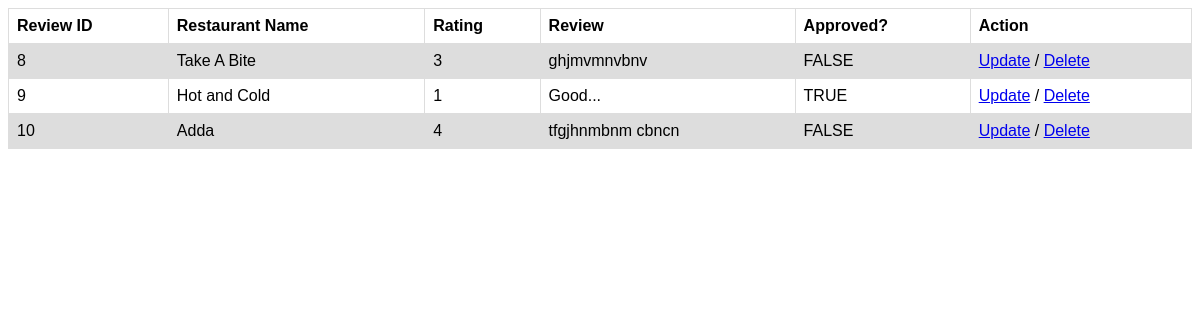
/restaurant_r.php (signed in), run on the app's committed database.
### tables this page shows
CREATE TABLE `r_review` (
  `reviewID` int(11) NOT NULL,
  `rid` int(11) NOT NULL,
  `addedBy` varchar(50) NOT NULL,
  `rating` int(11) NOT NULL,
  `review` text NOT NULL,
  `approval` varchar(7) NOT NULL
);

CREATE TABLE `restaurant` (
  `rid` int(10) NOT NULL,
  `name` varchar(100) NOT NULL,
  `area` varchar(50) NOT NULL,
  `address` text NOT NULL,
  `addedBy` varchar(50) NOT NULL,
  `approval` varchar(7) NOT NULL
);

### session.php (called while the page is built, shortened)
<?php
   require 'db_connection.php';
   $user_check = $_SESSION['email'];
   $ses_sql = mysqli_query($conn,"select * from user where email = '$user_check' ");
   $row = mysqli_fetch_array($ses_sql);
   $login_email = $row['email'];
   $usertype = $row['usertype'];
?>

### restaurant_r.php (the view, shortened to what this page needs)
<?php
    require 'session.php';
    $email = $login_email;
    if ($usertype=='admin' || $usertype=='moderator') {
        $sql1 = "SELECT r_review.reviewID, restaurant.name, r_review.addedBy, r_review.rating, r_review.review, r_review.approval FROM r_review JOIN restaurant WHERE r_review.rid = restaurant.rid ";
        if($result = mysqli_query($conn, $sql1)){
            if(mysqli_num_rows($result) > 0)
            { ?>
                <table>
                    <tr>
                        <th>Review ID</th>
                        <th>Restaurant Name</th>
                        <th>Review By</th>
                        <th>Rating</th>
                        <th>Review</th>
                        <th>Approved?</th>
                        <th>Action</th>
                    </tr>
              <?php  while($row = mysqli_fetch_array($result))
            { ?>
                    <tr>
                        <td> <?php echo $row['reviewID'] ?> </td>
                        <td> <?php echo $row['name'] ?> </td>
                        <td> <?php echo $row['addedBy'] ?> </td>
                        <td> <?php echo $row['rating'] ?> </td>
                        <td> <a href="r_rev_full.php?id=<?php echo $row['reviewID'] ?>" target="_blank"><?php echo $row['review'] ?> </a> </td>
                        <td> <?php echo $row['approval'] ?> </td>
                        <td>
                          <a href="update_r_rev.php?id=<?php echo $row['reviewID']; ?> " target="_blank"><span class="edit" title="Edit"> Update</span></a> /
                          <a href="delete_res_rev.php?id=<?php echo $row['reviewID']; ?>" onclick="return confirm('Are you sure you wish to delete this Record?');">
                              <span class="delete" title="Delete"> Delete</span>
                          </a>
                      </td>
                    </tr>
        <?php        }
                echo "</table>";
                mysqli_free_result($result);
            } else{
                echo "No records matching your query were found.";
            }
        }
        else {
            echo "ERROR: Could not execute $sql. " . mysqli_error($conn);
        }
    }
    else {
        $sql1 = "SELECT r_review.reviewID, restaurant.name, r_review.rating, r_review.review, r_review.approval FROM r_review JOIN restaurant WHERE r_review.rid = restaurant.rid  AND r_review.addedBy = '$email' ";
        if($result = mysqli_query($conn, $sql1)){
            if(mysqli_num_rows($result) > 0)
            { ?>
                <table>
                    <tr>
                        <th>Review ID</th>
                        <th>Restaurant Name</th>
                        <th>Rating</th>
                        <th>Review</th>
                        <th>Approved?</th>
                        <th>Action</th>
                    </tr>
              <?php  while($row = mysqli_fetch_array($result))
            { ?>
                    <tr>
                        <td> <?php echo $row['reviewID'] ?> </td>
                        <td> <?php echo $row['name'] ?> </td>
                        <td> <?php echo $row['rating'] ?> </td>
                        <td> <?php echo $row['review'] ?> </td>
                        <td> <?php echo $row['approval'] ?> </td>
                        <td>
                          <a href="r_update.php?id=<?php echo $row['rid']; ?> " target="_blank"><span class="edit" title="Edit"> Update</span></a> /
                          <a href="delete_res_rev.php?id=<?php echo $row['reviewID']; ?>" onclick="return confirm('Are you sure you wish to delete this Record?');">
                              <span class="delete" title="Delete"> Delete</span>
                          </a>
                      </td>
                    </tr>
        <?php        }
                echo "</table>";
            } else{
                echo "No records matching your query were found.";
            }
        }
        else {
            echo "ERROR: Could not execute $sql. " . mysqli_error($conn);
        }
    }
?>
<!DOCTYPE html>
<html lang="en">
<head>
</head>
<body>
</body>
</html>

### restaurant_r.php (style rules this page uses)
table { font-family: arial, sans-serif; border-collapse: collapse; width: 100%; }
td, th { border: 1px solid #dddddd; text-align: left; padding: 8px; }
tr:nth-child(even) { background-color: #dddddd; }

### data on the page
r_review: reviewID "8", rid.name "Take A Bite", rating "3", review "ghjmvmnvbnv", approval "FALSE"
r_review: reviewID "9", rid.name "Hot and Cold", rating "1", review "Good...", approval "TRUE"
r_review: reviewID "10", rid.name "Adda", rating "4", review "tfgjhnmbnm cbncn", approval "FALSE"
